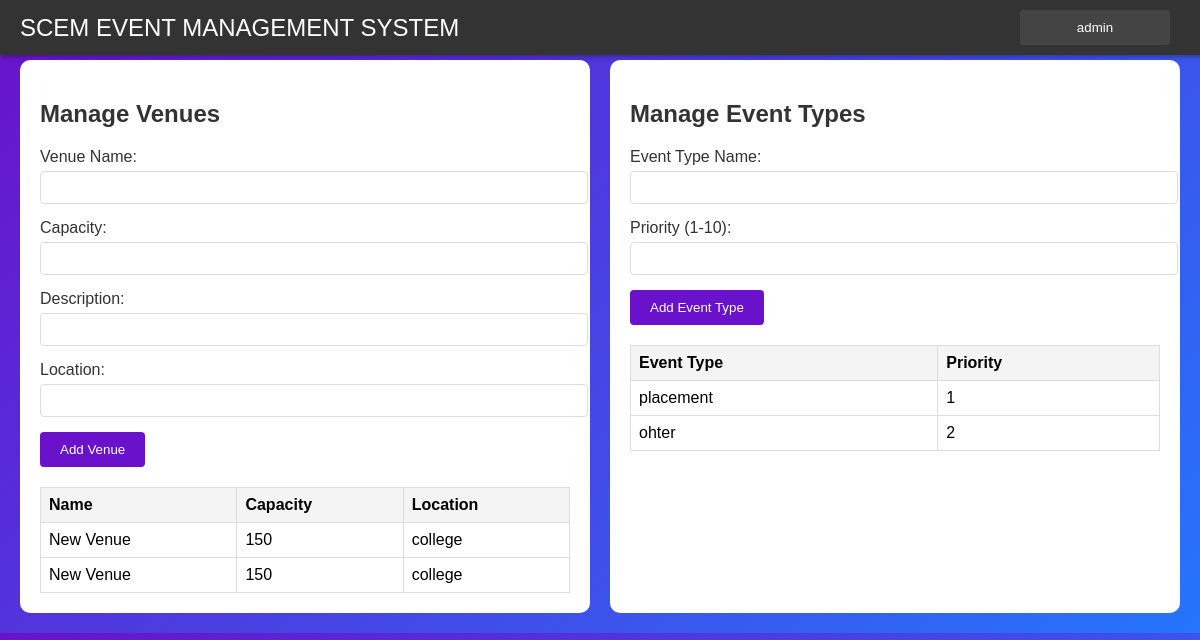
The app's page /src/public/admin.php (signed in) with its own data.
### tables this page shows
CREATE TABLE `venue` (
  `venue_id` int(11) NOT NULL,
  `venue_name` varchar(255) NOT NULL,
  `venue_capacity` int(11) NOT NULL,
  `venue_description` text DEFAULT NULL,
  `venue_location` varchar(255) NOT NULL
);

CREATE TABLE `event_type` (
  `type_id` int(11) NOT NULL,
  `type_name` varchar(100) NOT NULL,
  `priority` int(11) NOT NULL CHECK (`priority` >= 1 and `priority` <= 10)
);

### src/public/admin.php (the view, shortened to what this page needs)
<?php
require '../config/config.php';
$usn = $_SESSION['usn'];
try {
    $stmt = $conn->prepare("SELECT * FROM venue");
    $stmt->execute();
    $venues = $stmt->fetchAll(PDO::FETCH_ASSOC);
} catch (PDOException $e) {
    $venues = [];
}
try {
    $stmt = $conn->prepare("SELECT * FROM event_type");
    $stmt->execute();
    $event_types = $stmt->fetchAll(PDO::FETCH_ASSOC);
} catch (PDOException $e) {
    $event_types = [];
}
?>
<!DOCTYPE html>
<html lang="en">
<head>
</head>
<body>
    <?php include 'navbar.php'; ?>
    <div class="admin-container">
        <div class="section">
            <h2>Manage Venues</h2>
            <form method="POST">
                <div class="form-group">
                    <label for="venue_name">Venue Name:</label>
                    <input type="text" id="venue_name" name="venue_name" required>
                </div>
                <div class="form-group">
                    <label for="venue_capacity">Capacity:</label>
                    <input type="number" id="venue_capacity" name="venue_capacity" required>
                </div>
                <div class="form-group">
                    <label for="venue_description">Description:</label>
                    <input type="text" id="venue_description" name="venue_description" required>
                </div>
                <div class="form-group">
                    <label for="venue_location">Location:</label>
                    <input type="text" id="venue_location" name="venue_location" required>
                </div>
                <button type="submit" name="add_venue">Add Venue</button>
            </form>
            <table style="color: black;">
                <thead>
                    <tr>
                        <th>Name</th>
                        <th>Capacity</th>
                        <th>Location</th>
                    </tr>
                </thead>
                <tbody>
                    <?php foreach ($venues as $venue): ?>
                        <tr>
                            <td><?= htmlspecialchars($venue['venue_name']) ?></td>
                            <td><?= htmlspecialchars($venue['venue_capacity']) ?></td>
                            <td><?= htmlspecialchars($venue['venue_location']) ?></td>
                        </tr>
                    <?php endforeach; ?>
                </tbody>
            </table>
        </div>
        <div class="section">
            <h2>Manage Event Types</h2>
            <form method="POST">
                <div class="form-group">
                    <label for="type_name">Event Type Name:</label>
                    <input type="text" id="type_name" name="type_name" required>
                </div>
                <div class="form-group">
                    <label for="priority">Priority (1-10):</label>
                    <input type="number" id="priority" name="priority" min="1" max="10" required>
                </div>
                <button type="submit" name="add_event_type">Add Event Type</button>
            </form>
            <table style="color: black;">
                <thead>
                    <tr>
                        <th>Event Type</th>
                        <th>Priority</th>
                    </tr>
                </thead>
                <tbody>
                    <?php foreach ($event_types as $type): ?>
                        <tr>
                            <td><?= htmlspecialchars($type['type_name']) ?></td>
                            <td><?= htmlspecialchars($type['priority']) ?></td>
                        </tr>
                    <?php endforeach; ?>
                </tbody>
            </table>
        </div>
    </div>
</body>
</html>

### src/public/navbar.php (shortened to what this page needs)
<div class="navbar">
    <div class="title">SCEM EVENT MANAGEMENT SYSTEM</div>
    <div class="dropdown">
        <button><?php echo htmlspecialchars($usn); ?></button>
    </div>
</div>

### src/public/admin.php (style rules this page uses)
body { font-family: Arial, sans-serif; margin: 0; padding: 20px; background: linear-gradient(135deg, #6a11cb, #2575fc); color: #fff; }
.admin-container { display: flex; gap: 20px; max-width: 1200px; margin: 0 auto; }
.section { flex: 1; background: white; padding: 20px; border-radius: 10px; color: #333; }
.form-group { margin-bottom: 15px; }
label { display: block; margin-bottom: 5px; }
input, select { width: 100%; padding: 8px; border: 1px solid #ddd; border-radius: 4px; }
button { background: #6a11cb; color: white; padding: 10px 20px; border: none; border-radius: 4px; cursor: pointer; }
table { width: 100%; border-collapse: collapse; margin-top: 20px; }
th, td { border: 1px solid #ddd; padding: 8px; text-align: left; }
th { background-color: #f4f4f4; }

### src/public/navbar.php (style rules this page uses)
.navbar { display: flex; justify-content: space-between; align-items: center; background: #333; color: #fff; padding: 10px 20px; position: fixed; top: 0; left: 0; width: 100%; z-index: 1000; box-shadow: 0 2px 5px rgba(0, 0, 0, 0.3); }
.navbar .title { font-size: 1.5em; }
.navbar .dropdown { position: relative; margin-right: 50px; }
.navbar .dropdown button { background: #444; color: #fff; border: none; padding: 10px 15px; cursor: pointer; border-radius: 4px; width: 150px; }
body { padding-top: 60px; }

### records on screen
venue: venue_name "New Venue", venue_capacity "150", venue_location "college"
venue: venue_name "New Venue", venue_capacity "150", venue_location "college"
event_type: type_name "placement", priority "1"
event_type: type_name "ohter", priority "2"

### other values on screen
$usn "admin"
